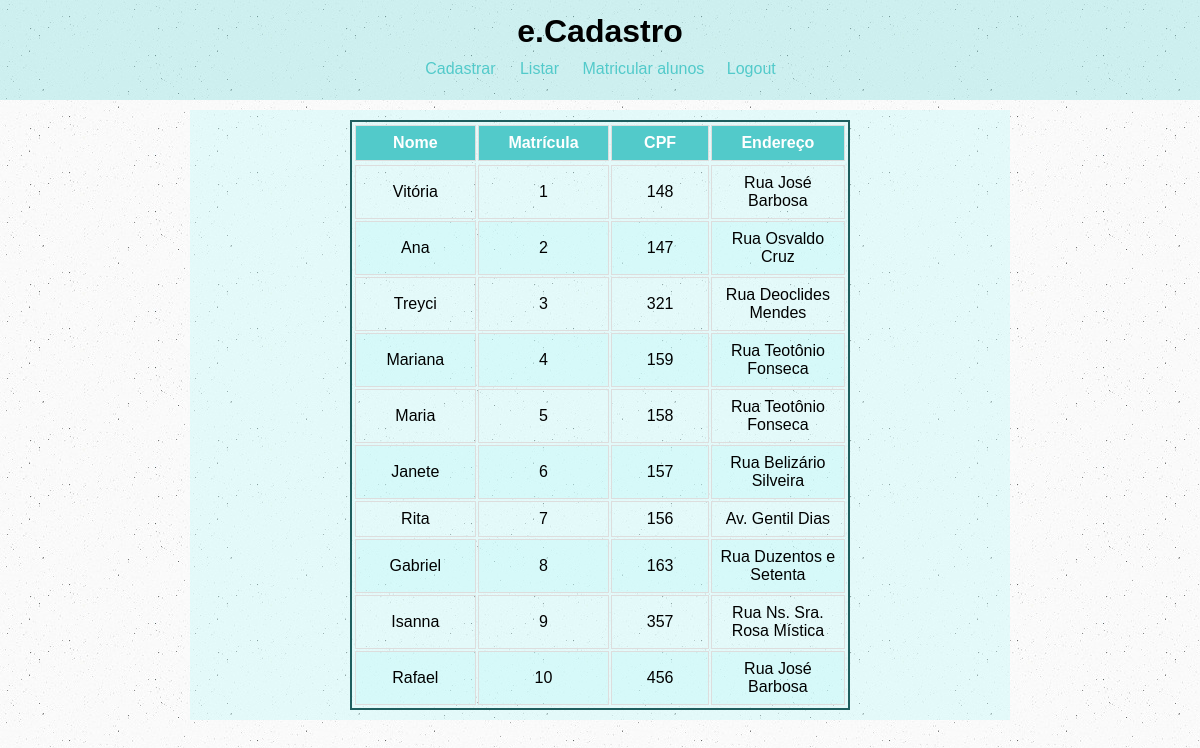
Screenshot of /listar_aluno.php with the database file from the repository.
### tables this page shows
CREATE TABLE IF NOT EXISTS `alunos` (
  `matricula` int(11) NOT NULL AUTO_INCREMENT,
  `nome` varchar(50) DEFAULT NULL,
  `senha` varchar(32) DEFAULT NULL,
  `cpf` bigint(20) DEFAULT NULL,
  `endereco` varchar(50) DEFAULT NULL,
  PRIMARY KEY (`matricula`)
);

### listar_aluno.php (the view, shortened to what this page needs)
<!DOCTYPE html!>
<html lang="pt-br">
<head>
	<link rel="stylesheet" type="text/css" href="css/estilo.css">
</head>
<body>
<?php include "includes/menu_adm.php" ?>
	<div id="area-principal">
		<div id="postagem">
      <?php
      $conexao = conecta_mysql();
      $sql = "select * FROM alunos";
      $resultado = mysqli_query($conexao,$sql);
      if($resultado){
        $alunos =  array();
        while ($linha = mysqli_fetch_array($resultado,MYSQLI_ASSOC)) {
          $alunos[] = $linha;
        }
      }?>
      <center><table border="2px">
				<tr>
					<th>Nome</th>
					<th>Matrícula</th>
					<th>CPF</th>
					<th>Endereço</th>
      <?php
      foreach ($alunos as $aluno) {
        print "<tr>";
        print "<td>".$aluno["nome"]."</td>";
        print "<td>".$aluno["matricula"]."</td>";
        print "<td>".$aluno["cpf"]."</td>";
				print "<td>".$aluno["endereco"]."</td>";
        print "</tr>";
      }
       ?>
     </table></center>
		</div>
	</div>
</body>
</html>

### includes/menu_adm.php (shortened to what this page needs)
<div id="navegacao">
  <div id="area">
    <div id="menu">
      <h1 id="logo">e.Cadastro</h1>
          <div class="dropdown">
            <button class="dropbtn">Cadastrar</button>
          </div>
          <div class="dropdown">
            <button class="dropbtn">Listar</button>
          </div>
          <a href="matricular_aluno.php">Matricular alunos</a>
          <a href="logout.php">Logout</a>
    </div>
  </div>
</div>

### css/estilo.css (style rules this page uses)
* { margin: 0; padding: 0; }
body { font-size: 16px; font-family: "Trebuchet MS", Helvetica, sans-serif; background-image: url(img/body.jpg); }
a { text-decoration: none; padding: 9px; }
#menu a:link { color: #52CACA }
#navegacao { background-color:rgba(137,222,222,0.4); height: 100px; }
#area { width: 100%; padding: 0; }
#area-principal { width: 820px; margin: 10px auto 10px auto; }
#postagem { background-color: rgba(192, 247, 247, 0.4); padding: 10px; margin-bottom: 10px; text-align: center; }
#menu { padding: 10px 0 10px 0; text-align: center; }
#logo { text-align: center; margin-top: 3px; }
table,td,tr,th { border: 2px solid ; border-color: #1E5E5E; padding: 1px; margin: auto; text-align: center; width: 500px; }
table th { padding-top: 6px; padding-bottom: 6px; text-align: center; background-color: #52CACA; color: white; }
table td, table th { border: 1px solid #ddd; padding: 8px; }
table tr:nth-child(even) { background-color: rgba(192, 247, 247, 0.4); }
.dropdown { position: relative; display: inline-block; }
.dropbtn { color: #52CACA; padding: 10px; font-size: 16px; border: none; background-color:inherit; }

### rows the page displays
alunos: nome "Vitória", matricula "1", cpf "148", endereco "Rua José Barbosa"
alunos: nome "Ana", matricula "2", cpf "147", endereco "Rua Osvaldo Cruz"
alunos: nome "Treyci", matricula "3", cpf "321", endereco "Rua Deoclides Mendes"
alunos: nome "Mariana", matricula "4", cpf "159", endereco "Rua Teotônio Fonseca"
alunos: nome "Maria", matricula "5", cpf "158", endereco "Rua Teotônio Fonseca"
alunos: nome "Janete", matricula "6", cpf "157", endereco "Rua Belizário Silveira"
alunos: nome "Rita", matricula "7", cpf "156", endereco "Av. Gentil Dias"
alunos: nome "Gabriel", matricula "8", cpf "163", endereco "Rua Duzentos e Setenta"
alunos: nome "Isanna", matricula "9", cpf "357", endereco "Rua Ns. Sra. Rosa Mística"
alunos: nome "Rafael", matricula "10", cpf "456", endereco "Rua José Barbosa"
